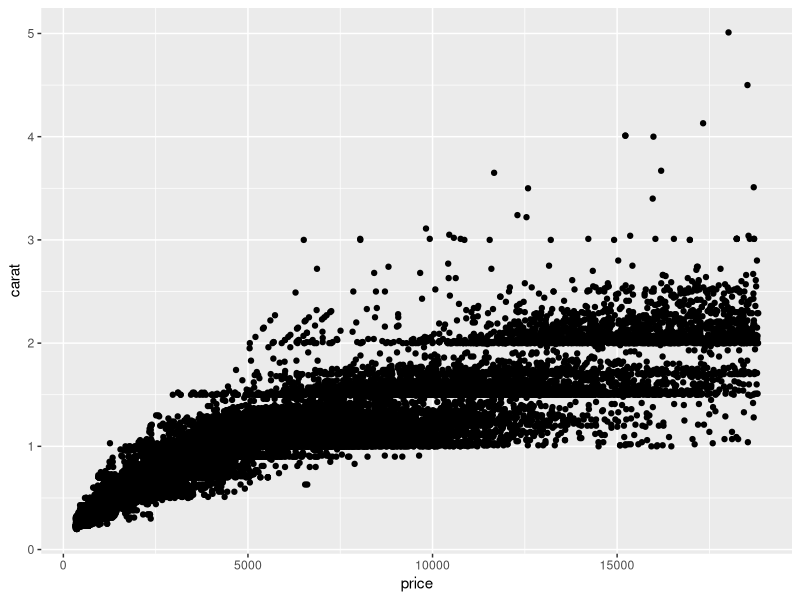
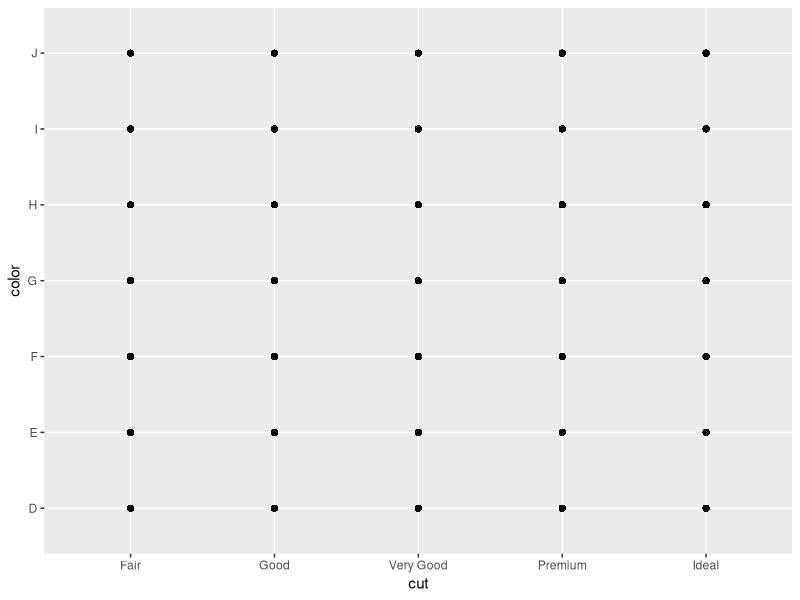
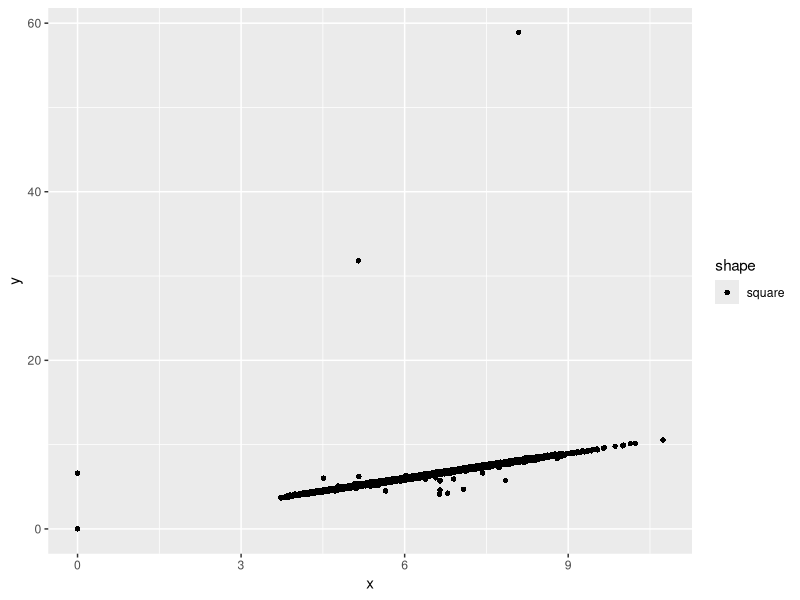
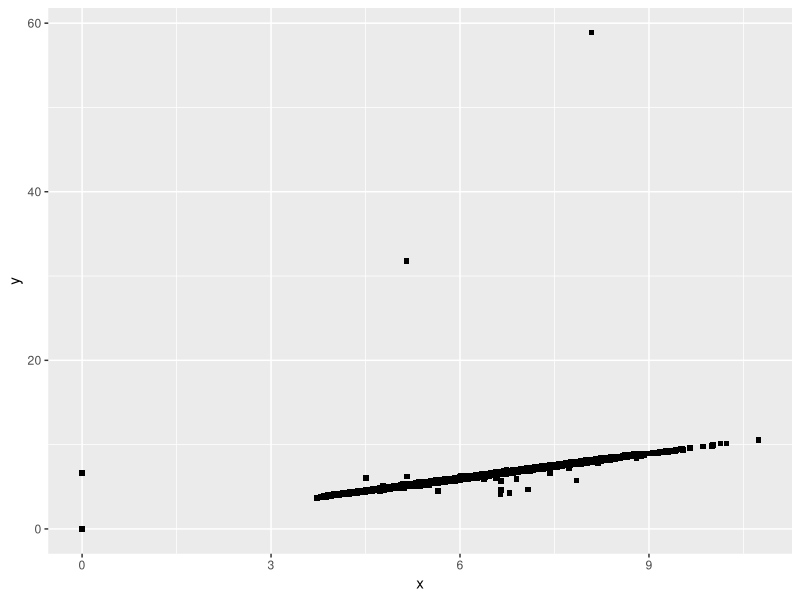
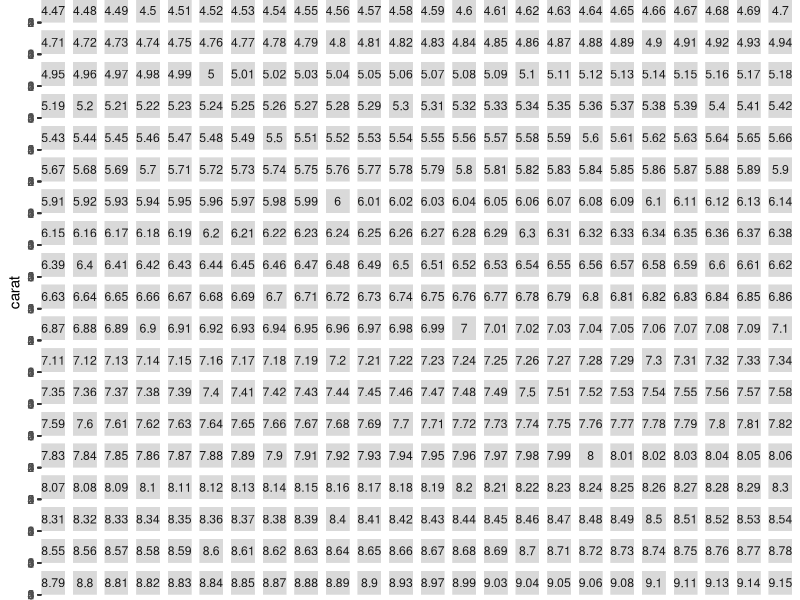

Write the R code that produced these figures, in order.
## ---- chunk 1
library(tidyverse)
## ---- chunk 2
?diamonds
## ---- chunk 3
ggplot(data = diamonds) + geom_point(aes(x = price, y = carat))
## ---- chunk 4
ggplot(data = diamonds) + geom_point(aes(x = cut, y = color))

## ---- chunk 5
    ggplot(data = diamonds) + 
      geom_point(mapping = aes(x = x, y = y, shape="square"))
## ---- chunk 6
    ggplot(data = diamonds) + 
      geom_point(mapping = aes(x = x, y = y), shape = "square")
## ---- chunk 7
ggplot(data = diamonds) + geom_point(aes(x = price, y = carat)) +
  facet_wrap(~ x)
